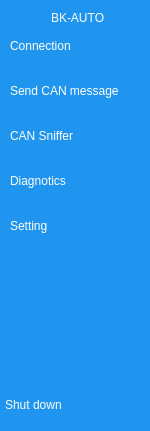
     <widget class="QWidget" name="fullmenu" native="true">
      <property name="sizePolicy">
       <sizepolicy hsizetype="MinimumExpanding" vsizetype="Preferred">
        <horstretch>0</horstretch>
        <verstretch>0</verstretch>
       </sizepolicy>
      </property>
      <property name="minimumSize">
       <size>
        <width>150</width>
        <height>0</height>
       </size>
      </property>
      <property name="maximumSize">
       <size>
        <width>130</width>
        <height>16777215</height>
       </size>
      </property>
      <property name="baseSize">
       <size>
        <width>150</width>
        <height>445</height>
       </size>
      </property>
      <property name="mouseTracking">
       <bool>false</bool>
      </property>
      <property name="autoFillBackground">
       <bool>false</bool>
      </property>
      <property name="styleSheet">
       <string notr="true">QWidget{
	background-color:rgb(31,149,239);
}
QPushButton {
	font-family: &quot;Segoe UI&quot;;
	color: white;
	text-align:left;
	height: 30px;
	border:none;
	border-top-left-radius:10px;
	border-bottom-left-radius:10px;
}
QLabel {
	color:white;
	font-family: &quot;Segoe UI&quot;;
}
QPushButton:checked{
	background-color: #F5FAFE;
	color:#1F95EF;
	font-weight:bold;
}</string>
      </property>
      <layout class="QGridLayout" name="gridLayout_5">
       <property name="leftMargin">
        <number>5</number>
       </property>
       <property name="rightMargin">
        <number>0</number>
       </property>
       <item row="0" column="0">
        <layout class="QHBoxLayout" name="horizontalLayout">
         <property name="leftMargin">
          <number>15</number>
         </property>
         <property name="rightMargin">
          <number>15</number>
         </property>
         <item>
          <spacer name="horizontalSpacer_4">
           <property name="orientation">
            <enum>Qt::Horizontal</enum>
           </property>
           <property name="sizeHint" stdset="0">
            <size>
             <width>13</width>
             <height>13</height>
            </size>
           </property>
          </spacer>
         </item>
         <item>
          <widget class="QLabel" name="label_2">
           <property name="text">
            <string>BK-AUTO</string>
           </property>
          </widget>
         </item>
         <item>
          <spacer name="horizontalSpacer_2">
           <property name="orientation">
            <enum>Qt::Horizontal</enum>
           </property>
           <property name="sizeHint" stdset="0">
            <size>
             <width>13</width>
             <height>13</height>
            </size>
           </property>
          </spacer>
         </item>
        </layout>
       </item>
       <item row="1" column="0">
        <layout class="QVBoxLayout" name="verticalLayout">
         <property name="spacing">
          <number>15</number>
         </property>
         <property name="leftMargin">
          <number>5</number>
         </property>
         <property name="rightMargin">
          <number>0</number>
         </property>
         <item>
          <widget class="QPushButton" name="connectbut">
           <property name="text">
            <string>Connection</string>
           </property>
           <property name="icon">
            <iconset resource="resources.qrc">
             <normaloff>:/images/Connection_white.png</normaloff>
             <normalon>:/images/Connection.png</normalon>:/images/Connection_white.png</iconset>
           </property>
           <property name="checkable">
            <bool>true</bool>
           </property>
           <property name="autoExclusive">
            <bool>true</bool>
           </property>
          </widget>
         </item>
         <item>
          <widget class="QPushButton" name="sendbut">
           <property name="text">
            <string>Send CAN message</string>
           </property>
           <property name="icon">
            <iconset resource="resources.qrc">
             <normaloff>:/images/send_white.png</normaloff>
             <normalon>:/images/send.png</normalon>:/images/send_white.png</iconset>
           </property>
           <property name="checkable">
            <bool>true</bool>
           </property>
           <property name="autoExclusive">
            <bool>true</bool>
           </property>
          </widget>
         </item>
         <item>
          <widget class="QPushButton" name="snifferbut">
           <property name="text">
            <string>CAN Sniffer</string>
           </property>
           <property name="icon">
            <iconset resource="resources.qrc">
             <normaloff>:/images/CAN_white.png</normaloff>
             <normalon>:/images/CAN.png</normalon>:/images/CAN_white.png</iconset>
           </property>
           <property name="iconSize">
            <size>
             <width>24</width>
             <height>24</height>
            </size>
           </property>
           <property name="checkable">
            <bool>true</bool>
           </property>
           <property name="autoRepeat">
            <bool>false</bool>
           </property>
           <property name="autoExclusive">
            <bool>true</bool>
           </property>
          </widget>
         </item>
         <item>
          <widget class="QPushButton" name="diagbut">
           <property name="text">
            <string>Diagnotics</string>
           </property>
           <property name="icon">
            <iconset resource="resources.qrc">
             <normaloff>:/images/diag_white.png</normaloff>
             <normalon>:/images/diag.png</normalon>:/images/diag_white.png</iconset>
           </property>
           <property name="iconSize">
            <size>
             <width>18</width>
             <height>18</height>
            </size>
           </property>
           <property name="checkable">
            <bool>true</bool>
           </property>
           <property name="autoExclusive">
            <bool>true</bool>
           </property>
           <property name="flat">
            <bool>false</bool>
           </property>
          </widget>
         </item>
         <item>
          <widget class="QPushButton" name="settingbut">
           <property name="styleSheet">
            <string notr="true"/>
           </property>
           <property name="text">
            <string>Setting</string>
           </property>
           <property name="icon">
            <iconset resource="resources.qrc">
             <normaloff>:/images/settings_white.png</normaloff>
             <normalon>:/images/settings.png</normalon>:/images/settings_white.png</iconset>
           </property>
           <property name="checkable">
            <bool>true</bool>
           </property>
           <property name="autoExclusive">
            <bool>true</bool>
           </property>
          </widget>
         </item>
        </layout>
       </item>
       <item row="2" column="0">
        <spacer name="verticalSpacer_4">
         <property name="orientation">
          <enum>Qt::Vertical</enum>
         </property>
         <property name="sizeHint" stdset="0">
          <size>
           <width>19</width>
           <height>143</height>
          </size>
         </property>
        </spacer>
       </item>
       <item row="3" column="0">
        <widget class="QPushButton" name="pushButton_10">
         <property name="text">
          <string>Shut down</string>
         </property>
         <property name="icon">
          <iconset resource="resources.qrc">
           <normaloff>:/images/log_out_white.png</normaloff>
           <normalon>:/images/log_out.png</normalon>:/images/log_out_white.png</iconset>
         </property>
         <property name="checkable">
          <bool>true</bool>
         </property>
         <property name="autoExclusive">
          <bool>true</bool>
         </property>
        </widget>
       </item>
      </layout>
     </widget>
